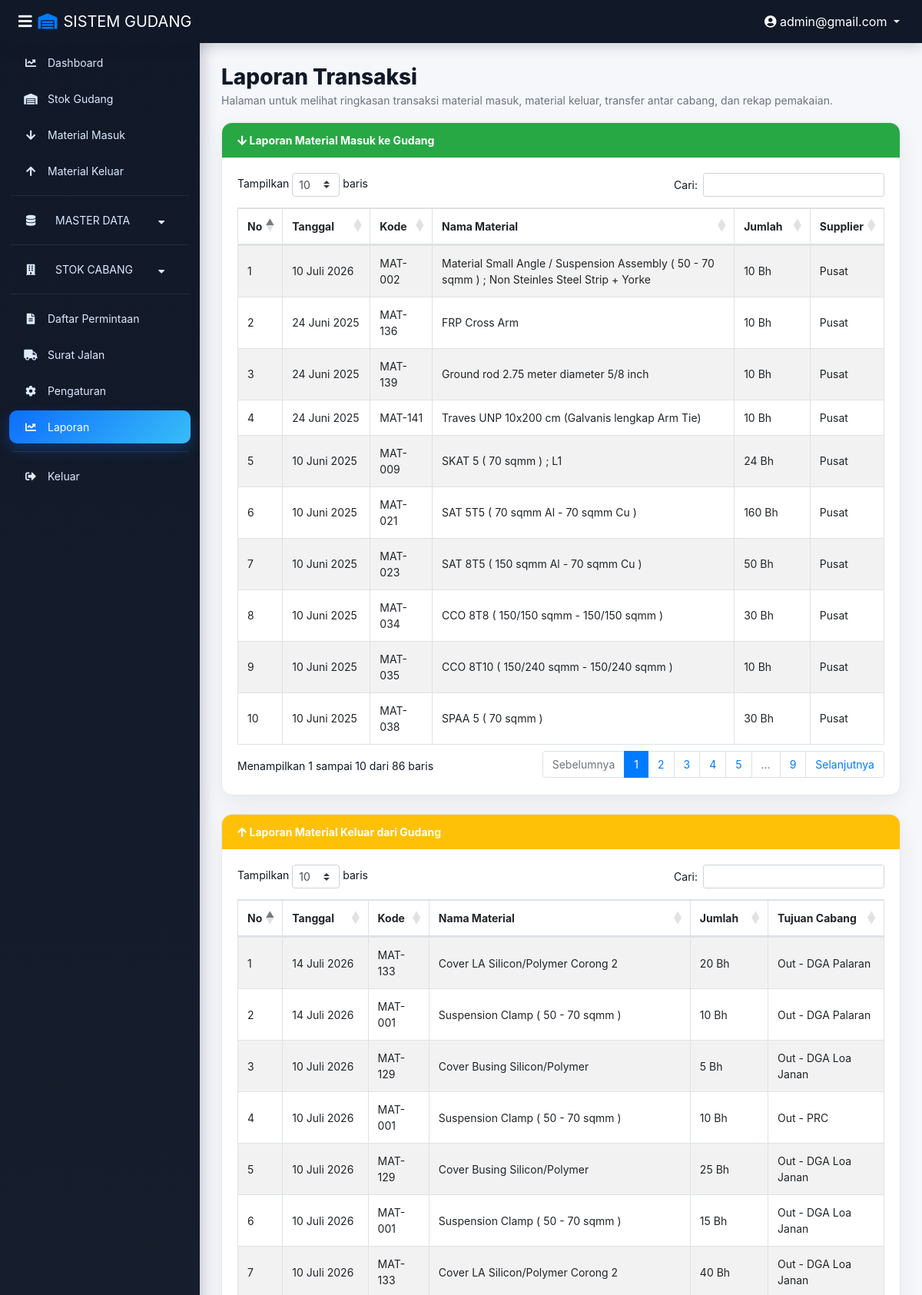
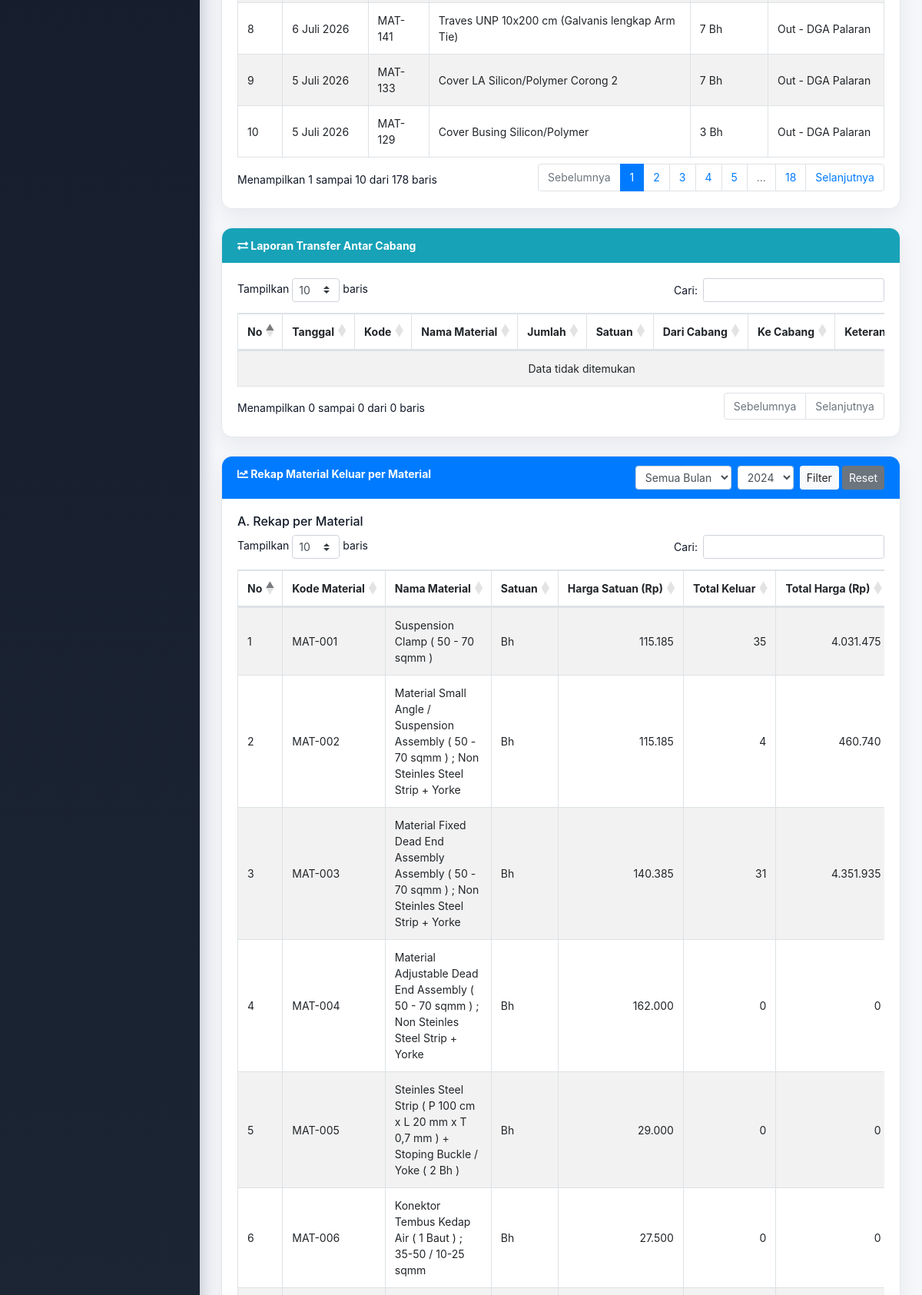
The app's page /laporan.php (signed in, upper part) with its own data (2 pictures, top to bottom).
### tables this page shows
CREATE TABLE `transaksi_masuk_gudang` (
  `id_transaksi` int(11) NOT NULL,
  `id_material` int(11) NOT NULL,
  `tanggal` date NOT NULL,
  `qty` int(11) NOT NULL,
  `supplier` varchar(100) DEFAULT NULL,
  `keterangan` varchar(200) DEFAULT NULL
);

CREATE TABLE `material` (
  `id_material` int(11) NOT NULL,
  `kode_material` varchar(50) NOT NULL,
  `nama` varchar(100) NOT NULL,
  `satuan` varchar(50) NOT NULL,
  `harga` decimal(15,0) DEFAULT 0
);

CREATE TABLE `transaksi_keluar_gudang` (
  `id_transaksi` int(11) NOT NULL,
  `id_material` int(11) NOT NULL,
  `id_tujuan` int(11) NOT NULL,
  `tanggal` date NOT NULL,
  `qty` int(11) NOT NULL
);

CREATE TABLE `tujuan` (
  `id_tujuan` int(11) NOT NULL,
  `nama` varchar(100) NOT NULL
);

### function.php (called while the page is built, shortened)
<?php
function formatTanggal($tanggal, $format = 'pendek')
{
    $timestamp = strtotime($tanggal);
    if ($format == 'panjang') {
        $bulan = array(
            1 => 'Januari',
            'Februari',
            'Maret',
            'April',
            'Mei',
            'Juni',
            'Juli',
            'Agustus',
            'September',
            'Oktober',
            'November',
            'Desember'
        );
        return date('j', $timestamp) . ' ' . $bulan[(int)date('n', $timestamp)] . ' ' . date('Y', $timestamp);
    }
    return date('d-m-Y', $timestamp);
}
function tgl_panjang($tanggal)
{
    return formatTanggal($tanggal, 'panjang');
}

### laporan.php (the view, shortened to what this page needs)
<?php
require 'function.php';
?>
<!DOCTYPE html>
<html lang="id">
<head>
    <link href="https://cdn.jsdelivr.net/npm/bootstrap@4.5.3/dist/css/bootstrap.min.css" rel="stylesheet" />
    <link href="https://cdn.datatables.net/1.10.20/css/dataTables.bootstrap4.min.css" rel="stylesheet" />
    <link rel="stylesheet" href="https://cdn.jsdelivr.net/npm/sweetalert2@11/dist/sweetalert2.min.css">
    <link rel="stylesheet" href="assets/css/animation.css">
    <link rel="stylesheet" href="assets/css/sidebar-fixed.css">
    <link rel="stylesheet" href="https://cdnjs.cloudflare.com/ajax/libs/font-awesome/5.15.1/css/all.min.css">
</head>
<body>
    <nav class="sb-topnav navbar navbar-expand navbar-dark bg-dark">
        <button class="btn btn-link btn-sm" id="sidebarToggle"><i class="fas fa-bars"></i></button>
        <span class="navbar-brand text-white"><i class="fas fa-warehouse mr-2 text-primary"></i>SISTEM GUDANG</span>
        <div class="ml-auto d-flex align-items-center">
            <div class="dropdown">
                <button class="btn btn-link text-white dropdown-toggle" type="button" data-toggle="dropdown">
                    <i class="fas fa-user-circle"></i> <?= htmlspecialchars($_SESSION['email']); ?>
                </button>
            </div>
        </div>
    </nav>
    <div class="sidebar">
        <div class="brand-sidebar">
            <span>SISTEM GUDANG</span>
        </div>
        <nav>
            <?php if ($_SESSION['level'] == 'admin'): ?>
                <a href="dashboard.php"><i class="fas fa-chart-line"></i> Dashboard</a>
            <?php endif; ?>
            <a href="index.php"><i class="fas fa-warehouse"></i> Stok Gudang</a>
            <?php if ($_SESSION['level'] == 'admin'): ?>
                <a href="barang_masuk.php"><i class="fas fa-arrow-down"></i> Material Masuk</a>
                <a href="barang_keluar.php"><i class="fas fa-arrow-up"></i> Material Keluar</a>
            <?php endif; ?>
            <hr>
            <div class="dropdown-btn">
                <i class="fas fa-database"></i> MASTER DATA <i class="fas fa-caret-down"></i>
            </div>
            <hr>
            <div class="dropdown-btn">
                <i class="fas fa-building"></i> STOK CABANG <i class="fas fa-caret-down"></i>
            </div>
            <hr>
            <?php if ($_SESSION['level'] == 'admin'): ?>
                <a href="daftar_permintaan.php"><i class="fas fa-file-alt"></i> Daftar Permintaan</a>
                <a href="surat_jalan.php"><i class="fas fa-truck"></i> Surat Jalan</a>
                <a href="pengaturan.php"><i class="fas fa-cog"></i> Pengaturan</a>
                <a href="laporan.php" class="active"><i class="fas fa-chart-line"></i> Laporan</a>
            <?php endif; ?>
            <hr>
            <a href="logout.php"><i class="fas fa-sign-out-alt"></i> Keluar</a>
        </nav>
    </div>
    <div class="content">
        <div class="page-title">
            <h2>Laporan Transaksi</h2>
            <p>Halaman untuk melihat ringkasan transaksi material masuk, material keluar, transfer antar cabang, dan rekap pemakaian.</p>
        </div>
        <div class="card mb-4">
            <div class="card-header bg-success text-white">
                <i class="fas fa-arrow-down"></i> Laporan Material Masuk ke Gudang
            </div>
            <div class="card-body">
                <div class="table-responsive">
                    <table class="table table-bordered table-striped" id="tableMasuk">
                        <thead>
                            <tr>
                                <th>No</th>
                                <th>Tanggal</th>
                                <th>Kode</th>
                                <th>Nama Material</th>
                                <th>Jumlah</th>
                                <th>Supplier</th>
                            </tr>
                        </thead>
                        <tbody>
                            <?php
                            $no = 1;
                            $query = mysqli_query($conn, "
                                SELECT t.*, m.kode_material, m.nama, m.satuan
                                FROM transaksi_masuk_gudang t
                                JOIN material m ON m.id_material = t.id_material
                                ORDER BY t.tanggal DESC
                            ");
                            while ($data = mysqli_fetch_assoc($query)) {
                            ?>
                                <tr>
                                    <td><?= $no++; ?></td>
                                    <td><?= tgl_panjang($data['tanggal']); ?></td>
                                    <td><?= $data['kode_material']; ?></td>
                                    <td><?= $data['nama']; ?></td>
                                    <td><?= $data['qty']; ?> <?= $data['satuan']; ?></td>
                                    <td><?= $data['supplier'] ?? '-'; ?></td>
                                </tr>
                            <?php } ?>
                        </tbody>
                    </table>
                </div>
            </div>
        </div>
        <div class="card mb-4">
            <div class="card-header bg-warning text-white">
                <i class="fas fa-arrow-up"></i> Laporan Material Keluar dari Gudang
            </div>
            <div class="card-body">
                <div class="table-responsive">
                    <table class="table table-bordered table-striped" id="tableKeluar">
                        <thead>
                            <tr>
                                <th>No</th>
                                <th>Tanggal</th>
                                <th>Kode</th>
                                <th>Nama Material</th>
                                <th>Jumlah</th>
                                <th>Tujuan Cabang</th>
                            </tr>
                        </thead>
                        <tbody>
                            <?php
                            $no = 1;
                            $query = mysqli_query($conn, "
                                SELECT t.*, m.kode_material, m.nama, m.satuan, tj.nama as tujuan
                                FROM transaksi_keluar_gudang t
                                JOIN material m ON m.id_material = t.id_material
                                JOIN tujuan tj ON tj.id_tujuan = t.id_tujuan
                                ORDER BY t.tanggal DESC
                            ");
                            while ($data = mysqli_fetch_assoc($query)) {
                            ?>
                                <tr>
                                    <td><?= $no++; ?></td>
                                    <td><?= tgl_panjang($data['tanggal']); ?></td>
                                    <td><?= $data['kode_material']; ?></td>
                                    <td><?= $data['nama']; ?></td>
                                    <td><?= $data['qty']; ?> <?= $data['satuan']; ?></td>
                                    <td><?= $data['tujuan']; ?></td>
                                </tr>
                            <?php } ?>
                        </tbody>
                    </table>
                </div>
            </div>
        </div>
        <div class="card mb-4">
            <div class="card-header bg-info text-white">
                <i class="fas fa-exchange-alt"></i> Laporan Transfer Antar Cabang
            </div>
            <div class="card-body">
                <div class="table-responsive">
                    <table class="table table-bordered table-striped" id="tableTransfer">
                        <thead>
                            <tr>
                                <th>No</th>
                                <th>Tanggal</th>
                                <th>Kode</th>
                                <th>Nama Material</th>
                                <th>Jumlah</th>
                                <th>Satuan</th>
                                <th>Dari Cabang</th>
                                <th>Ke Cabang</th>
                                <th>Keterangan</th>
                            </tr>
                        </thead>
                        <tbody>
                        </tbody>
                    </table>
                </div>
            </div>
        </div>
        <div class="card mb-4">
            <div class="card-header bg-primary text-white">
                <i class="fas fa-chart-line"></i> Rekap Material Keluar per Material
                <div class="float-right">
                    <form method="GET" class="form-inline">
                        <select name="bulan" class="form-control form-control-sm mr-2">
                            <option value="">Semua Bulan</option>
                        </select>
                        <select name="tahun" class="form-control form-control-sm mr-2">
                            <?php for ($y = 2024; $y <= 2030; $y++): ?>
                                <option value="<?= $y; ?>" <?= (isset($_GET['tahun']) && $_GET['tahun'] == $y) ? 'selected' : ''; ?>><?= $y; ?></option>
                            <?php endfor; ?>
                        </select>
                        <button type="submit" class="btn btn-sm btn-light">Filter</button>
                        <a href="laporan.php" class="btn btn-sm btn-secondary ml-1">Reset</a>
                    </form>
                </div>
            </div>
            <div class="card-body">
                <h6>A. Rekap per Material</h6>
                <div class="table-responsive mb-4">
                    <table class="table table-bordered table-striped" id="tableRekap">
                        <thead>
                            <tr>
                                <th>No</th>
                                <th>Kode Material</th>
                                <th>Nama Material</th>
                                <th>Satuan</th>
                                <th class="text-right">Harga Satuan (Rp)</th>
                                <th class="text-right">Total Keluar</th>
                                <th class="text-right">Total Harga (Rp)</th>
                            </tr>
                        </thead>
                        <tbody>
                            <?php
                            $where_rekap = "";
                            $no_rekap = 1;
                            $query_rekap = mysqli_query($conn, "
                                SELECT
                                    m.kode_material,
                                    m.nama,
                                    m.satuan,
                                    m.harga,
                                    COALESCE(SUM(k.qty), 0) as total_qty
                                FROM material m
                                LEFT JOIN transaksi_keluar_gudang k ON k.id_material = m.id_material
                                WHERE 1=1 $where_rekap
                                GROUP BY m.id_material
                                ORDER BY m.id_material ASC
                            ");
                            while ($row = mysqli_fetch_assoc($query_rekap)):
                                $total_qty = $row['total_qty'];
                                $total_harga = $total_qty * $row['harga'];
                            ?>
                                <tr>
                                    <td><?= $no_rekap++; ?></td>
                                    <td><?= $row['kode_material']; ?></td>
                                    <td><?= $row['nama']; ?></td>
                                    <td><?= $row['satuan']; ?></td>
                                    <td class="text-right"><?= number_format($row['harga'], 0, ',', '.'); ?></td>
                                    <td class="text-right"><?= number_format($total_qty, 0, ',', '.'); ?></td>
                                    <td class="text-right"><?= number_format($total_harga, 0, ',', '.'); ?></td>
                                </tr>
                            <?php endwhile; ?>
                        </tbody>
                    </table>
                </div>
            </div>
</body>
</html>

### records on screen
transaksi_masuk_gudang: tanggal "10 Juli 2026", id_material.kode_material "MAT-002", id_material.nama "Material Small Angle / Suspension Assembly ( 50 - 70 sqmm ) ; Non Steinles Steel Strip + Yorke", qty "10", id_material.satuan "Bh", supplier "Pusat"
transaksi_masuk_gudang: tanggal "24 Juni 2025", id_material.kode_material "MAT-136", id_material.nama "FRP Cross Arm", qty "10", id_material.satuan "Bh", supplier "Pusat"
transaksi_masuk_gudang: tanggal "24 Juni 2025", id_material.kode_material "MAT-139", id_material.nama "Ground rod 2.75 meter diameter 5/8 inch", qty "10", id_material.satuan "Bh", supplier "Pusat"
transaksi_masuk_gudang: tanggal "24 Juni 2025", id_material.kode_material "MAT-141", id_material.nama "Traves UNP 10x200 cm (Galvanis lengkap Arm Tie)", qty "10", id_material.satuan "Bh", supplier "Pusat"
transaksi_masuk_gudang: tanggal "10 Juni 2025", id_material.kode_material "MAT-009", id_material.nama "SKAT 5 ( 70 sqmm ) ; L1", qty "24", id_material.satuan "Bh", supplier "Pusat"
transaksi_masuk_gudang: tanggal "10 Juni 2025", id_material.kode_material "MAT-021", id_material.nama "SAT 5T5 ( 70 sqmm Al - 70 sqmm Cu )", qty "160", id_material.satuan "Bh", supplier "Pusat"
transaksi_masuk_gudang: tanggal "10 Juni 2025", id_material.kode_material "MAT-023", id_material.nama "SAT 8T5 ( 150 sqmm Al - 70 sqmm Cu )", qty "50", id_material.satuan "Bh", supplier "Pusat"
transaksi_masuk_gudang: tanggal "10 Juni 2025", id_material.kode_material "MAT-034", id_material.nama "CCO 8T8 ( 150/150 sqmm - 150/150 sqmm )", qty "30", id_material.satuan "Bh", supplier "Pusat"
transaksi_masuk_gudang: tanggal "10 Juni 2025", id_material.kode_material "MAT-035", id_material.nama "CCO 8T10 ( 150/240 sqmm - 150/240 sqmm )", qty "10", id_material.satuan "Bh", supplier "Pusat"
transaksi_masuk_gudang: tanggal "10 Juni 2025", id_material.kode_material "MAT-038", id_material.nama "SPAA 5 ( 70 sqmm )", qty "30", id_material.satuan "Bh", supplier "Pusat"
transaksi_keluar_gudang: tanggal "14 Juli 2026", id_material.kode_material "MAT-133", id_material.nama "Cover LA Silicon/Polymer Corong 2", qty "20", id_material.satuan "Bh", id_tujuan.nama "Out - DGA Palaran"
transaksi_keluar_gudang: tanggal "14 Juli 2026", id_material.kode_material "MAT-001", id_material.nama "Suspension Clamp ( 50 - 70 sqmm )", qty "10", id_material.satuan "Bh", id_tujuan.nama "Out - DGA Palaran"
transaksi_keluar_gudang: tanggal "10 Juli 2026", id_material.kode_material "MAT-129", id_material.nama "Cover Busing Silicon/Polymer", qty "5", id_material.satuan "Bh", id_tujuan.nama "Out - DGA Loa Janan"
transaksi_keluar_gudang: tanggal "10 Juli 2026", id_material.kode_material "MAT-001", id_material.nama "Suspension Clamp ( 50 - 70 sqmm )", qty "10", id_material.satuan "Bh", id_tujuan.nama "Out - PRC"
transaksi_keluar_gudang: tanggal "10 Juli 2026", id_material.kode_material "MAT-129", id_material.nama "Cover Busing Silicon/Polymer", qty "25", id_material.satuan "Bh", id_tujuan.nama "Out - DGA Loa Janan"
transaksi_keluar_gudang: tanggal "10 Juli 2026", id_material.kode_material "MAT-001", id_material.nama "Suspension Clamp ( 50 - 70 sqmm )", qty "15", id_material.satuan "Bh", id_tujuan.nama "Out - DGA Loa Janan"
transaksi_keluar_gudang: tanggal "10 Juli 2026", id_material.kode_material "MAT-133", id_material.nama "Cover LA Silicon/Polymer Corong 2", qty "40", id_material.satuan "Bh", id_tujuan.nama "Out - DGA Loa Janan"
transaksi_keluar_gudang: tanggal "6 Juli 2026", id_material.kode_material "MAT-141", id_material.nama "Traves UNP 10x200 cm (Galvanis lengkap Arm Tie)", qty "7", id_material.satuan "Bh", id_tujuan.nama "Out - DGA Palaran"
transaksi_keluar_gudang: tanggal "5 Juli 2026", id_material.kode_material "MAT-133", id_material.nama "Cover LA Silicon/Polymer Corong 2", qty "7", id_material.satuan "Bh", id_tujuan.nama "Out - DGA Palaran"
transaksi_keluar_gudang: tanggal "5 Juli 2026", id_material.kode_material "MAT-129", id_material.nama "Cover Busing Silicon/Polymer", qty "3", id_material.satuan "Bh", id_tujuan.nama "Out - DGA Palaran"

### other values on screen
$_SESSION['email'] "admin@gmail.com"
$row['kode_material'] "MAT-001"
$row['nama'] "Suspension Clamp ( 50 - 70 sqmm )"
$row['satuan'] "Bh"
$row['harga'] "115.185"
$total_qty "35"
$total_harga "4.031.475"
$row['kode_material'] "MAT-002"
$row['nama'] "Material Small Angle / Suspension Assembly ( 50 - 70 sqmm ) ; Non Steinles Steel Strip + Yorke"
$total_qty "4"
$total_harga "460.740"
$row['kode_material'] "MAT-003"
$row['nama'] "Material Fixed Dead End Assembly Assembly ( 50 - 70 sqmm ) ; Non Steinles Steel Strip + Yorke"
$row['harga'] "140.385"
$total_qty "31"
